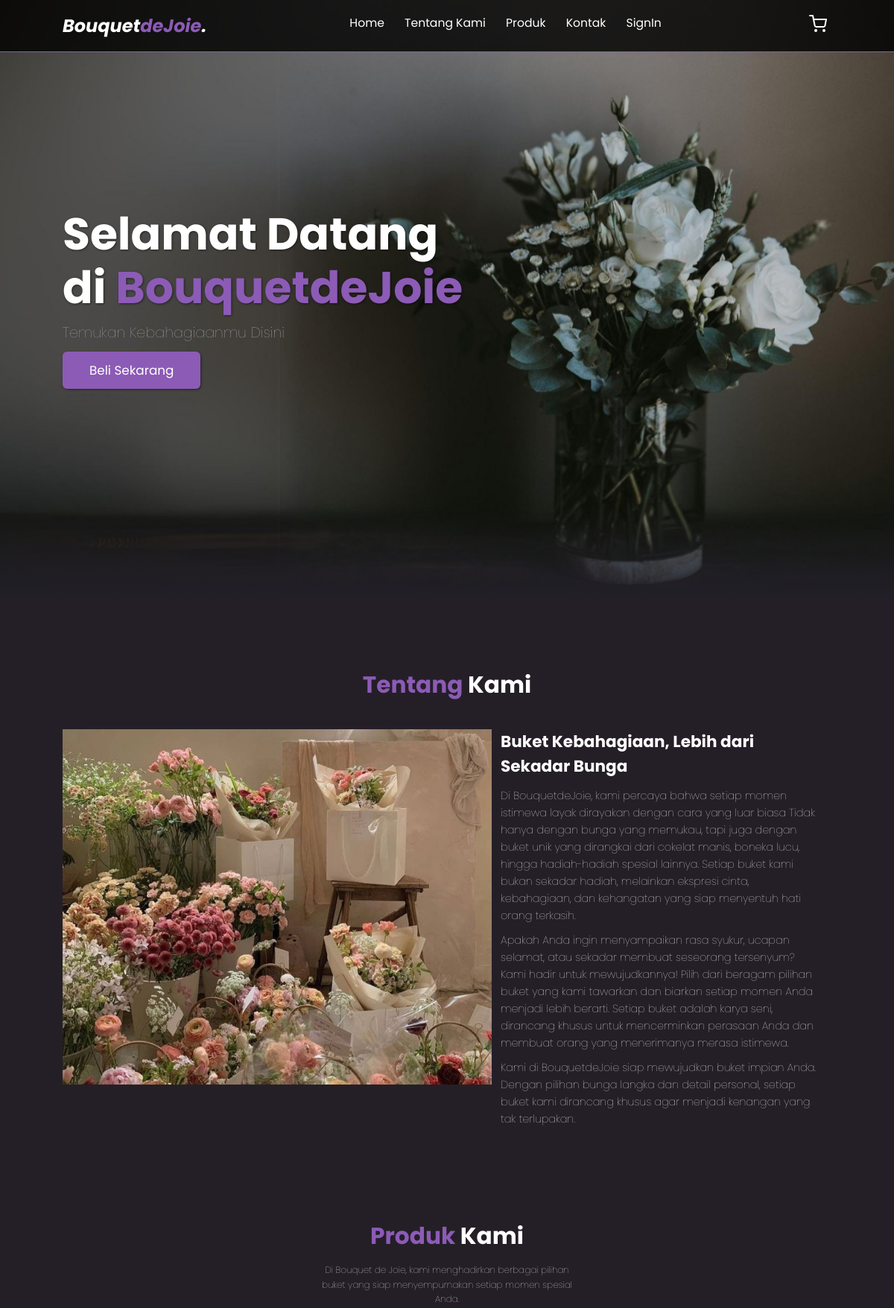
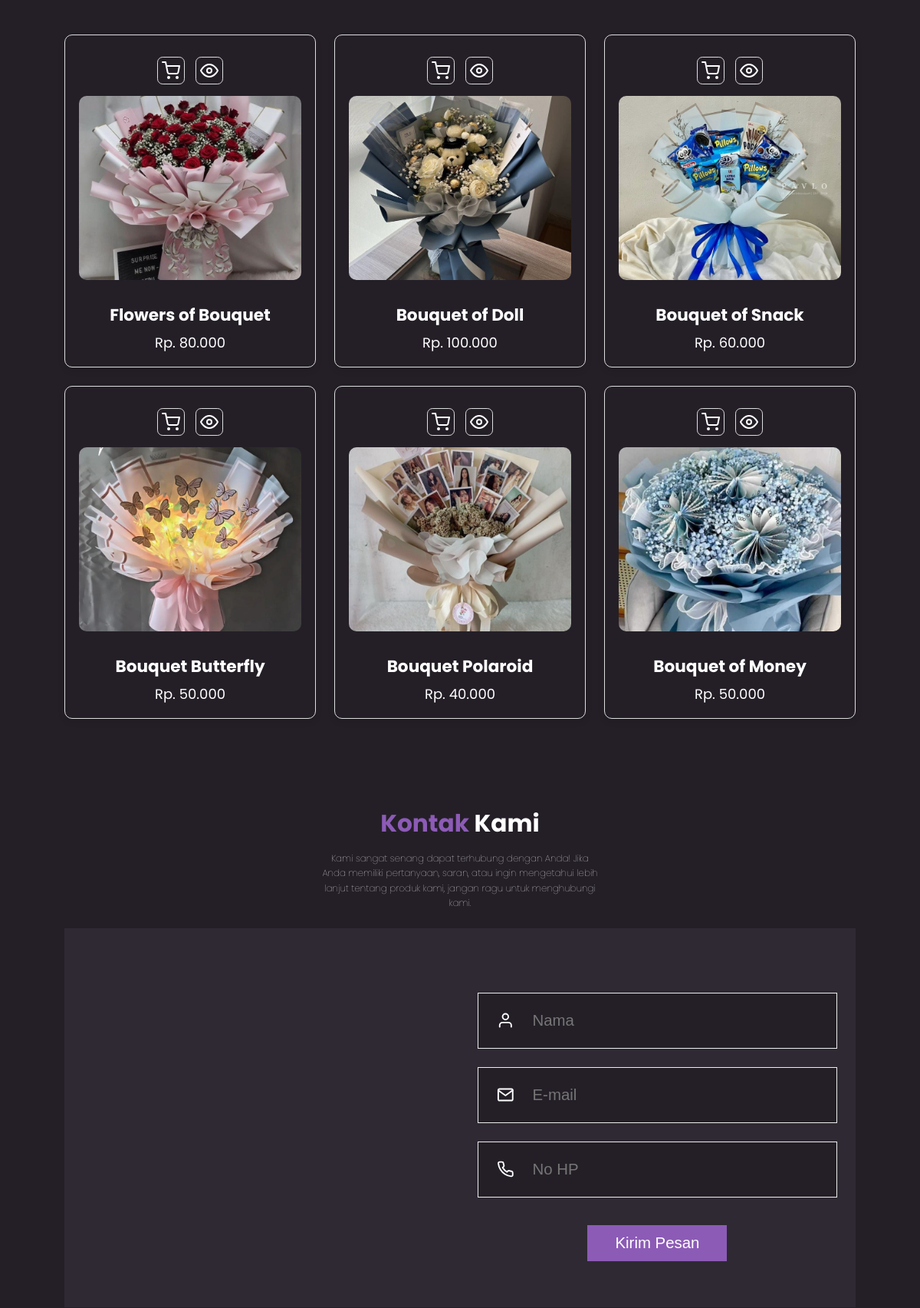
The page / (upper part) on the database its author committed (2 pictures, top to bottom).
### tables this page shows
CREATE TABLE `products` (
  `id` int(11) NOT NULL,
  `name` varchar(255) NOT NULL,
  `price` decimal(10,2) NOT NULL,
  `image_path` varchar(255) NOT NULL
);

### index.php (the view, shortened to what this page needs)
<!DOCTYPE html>
<html lang="en">
  <head>
    <link rel="stylesheet" href="css/style.css" />
  </head>
  <body>
    <nav class="navbar">
      <a href="#" class="navbar-logo">Bouquet<span>deJoie</span>.</a>
      <div class="navbar-nav">
        <a href="#home">Home</a>
        <a href="#about">Tentang Kami</a>
        <a href="#products">Produk</a>
        <a href="#contact">Kontak</a>
        <a href="SignIn.html">SignIn</a>
      </div>
      <div class="navbar-extra">
        <a href="keranjang.html"><i data-feather="shopping-cart"></i></a>
      </div>
    </nav>
    <section class="hero" id="home">
      <main class="content">
        <h1>Selamat Datang di <span>BouquetdeJoie</span></h1>
        <p>Temukan Kebahagiaanmu Disini</p>
        <a href="#" class="cta">Beli Sekarang</a>
      </main>
    </section>
    <section id="about" class="about">
      <h2><span>Tentang</span> Kami</h2>
      <div class="row">
        <div class="about-img">
          <img src="img/tentang_kami.jpg" alt="Tentang Kami" />
        </div>
        <div class="content">
          <h3>Buket Kebahagiaan, Lebih dari Sekadar Bunga</h3>
          <p>
            Di BouquetdeJoie, kami percaya bahwa setiap momen istimewa layak
            dirayakan dengan cara yang luar biasa Tidak hanya dengan bunga yang
            memukau, tapi juga dengan buket unik yang dirangkai dari cokelat
            manis, boneka lucu, hingga hadiah-hadiah spesial lainnya. Setiap
            buket kami bukan sekadar hadiah, melainkan ekspresi cinta,
            kebahagiaan, dan kehangatan yang siap menyentuh hati orang terkasih.
          </p>
          <p>
            Apakah Anda ingin menyampaikan rasa syukur, ucapan selamat, atau
            sekadar membuat seseorang tersenyum? Kami hadir untuk mewujudkannya!
            Pilih dari beragam pilihan buket yang kami tawarkan dan biarkan
            setiap momen Anda menjadi lebih berarti. Setiap buket adalah karya
            seni, dirancang khusus untuk mencerminkan perasaan Anda dan membuat
            orang yang menerimanya merasa istimewa.
          </p>
          <p>
            Kami di BouquetdeJoie siap mewujudkan buket impian Anda. Dengan
            pilihan bunga langka dan detail personal, setiap buket kami
            dirancang khusus agar menjadi kenangan yang tak terlupakan.
          </p>
        </div>
      </div>
    </section>
<?php
$host = "localhost";
$dbname = "uas_web";
$username = "root";
$password = "";
try {
    $pdo = new PDO("mysql:host=$host;dbname=$dbname", $username, $password);
    $pdo->setAttribute(PDO::ATTR_ERRMODE, PDO::ERRMODE_EXCEPTION);
    $stmt = $pdo->query("SELECT * FROM products");
    $products = $stmt->fetchAll(PDO::FETCH_ASSOC);
} catch(PDOException $e) {
    echo "Koneksi gagal: " . $e->getMessage();
    $products = [];
}
?>
<section class="products" id="products">
    <h2><span>Produk</span> Kami</h2>
    <p>
        Di Bouquet de Joie, kami menghadirkan berbagai pilihan buket yang siap
        menyempurnakan setiap momen spesial Anda.
    </p>
    <div class="row">
        <?php if (!empty($products)) { ?>
            <?php foreach($products as $product) { ?>
                <div class="product-card">
                    <div class="product-icons">
                        <a href="#"><i data-feather="shopping-cart"></i></a>
                        <a href="#" class="item-detail-button">
                            <i data-feather="eye"></i>
                        </a>
                    </div>
                    <div class="product-image">
                        <img src="<?php echo $product['image_path']; ?>"
                             alt="<?php echo $product['name']; ?>" />
                    </div>
                    <div class="product-content">
                        <h3><?php echo $product['name']; ?></h3>
                    </div>
                    <div class="product-price">
                        Rp. <?php echo number_format($product['price'], 0, ',', '.'); ?>
                    </div>
                </div>
            <?php } ?>
        <?php } else { ?>
            <p>Tidak ada produk yang tersedia.</p>
        <?php } ?>
    </div>
</section>
    <section id="contact" class="contact">
      <h2><span>Kontak</span> Kami</h2>
      <p>
        Kami sangat senang dapat terhubung dengan Anda! Jika Anda memiliki
        pertanyaan, saran, atau ingin mengetahui lebih lanjut tentang produk
        kami, jangan ragu untuk menghubungi kami.
      </p>
      <div class="row">
        <iframe
          src="https://www.google.com/maps/embed?pb=!1m18!1m12!1m3!1d2209.5274425249363!2d112.72557807670522!3d-7.312378978181593!2m3!1f0!2f0!3f0!3m2!1i1024!2i768!4f13.1!3m3!1m2!1s0x2dd7fb36853c3caf%3A0xc8b1886df4fb71c!2sFakultas%20Vokasi%20UNESA!5e0!3m2!1sid!2sid!4v1730130168035!5m2!1sid!2sid"
          allowfullscreen=""
          loading="lazy"
          class="map"
        ></iframe>
        <form action="process.php" method="POST">
          <div class="input-group">
            <i data-feather="user"></i>
            <input type="text" name="name" placeholder="Nama" required />
          </div>
          <div class="input-group">
            <i data-feather="mail"></i>
            <input type="email" name="email" placeholder="E-mail" required />
          </div>
          <div class="input-group">
            <i data-feather="phone"></i>
            <input type="text" name="phone" placeholder="No HP" required />
          </div>
          <button type="submit" class="btn">Kirim Pesan</button>
        </form>
      </div>
    </section>
  </body>
</html>

### rows shown on the page
products: image_path (picture), name "Flowers of Bouquet", price "80.000"
products: image_path (picture), name "Bouquet of Doll", price "100.000"
products: image_path (picture), name "Bouquet of Snack", price "60.000"
products: image_path (picture), name "Bouquet Butterfly", price "50.000"
products: image_path (picture), name "Bouquet Polaroid", price "40.000"
products: image_path (picture), name "Bouquet of Money", price "50.000"
